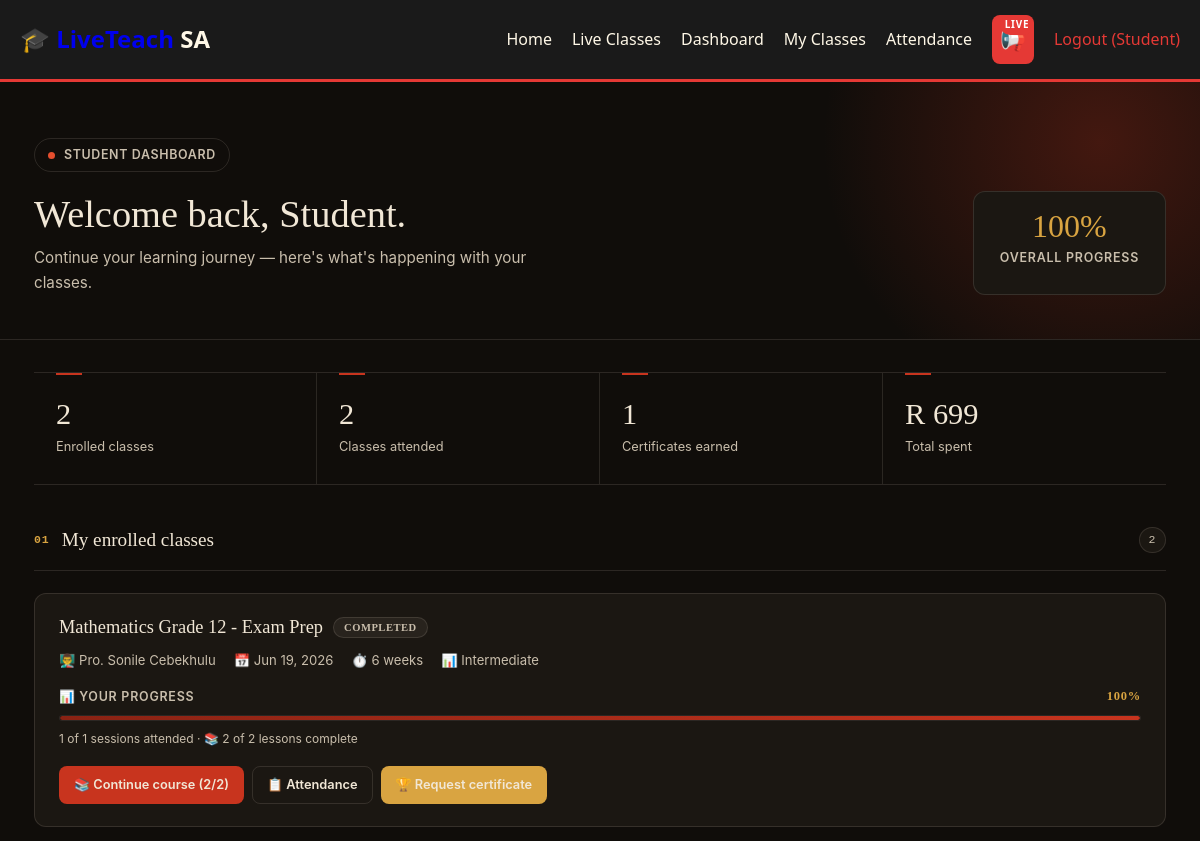
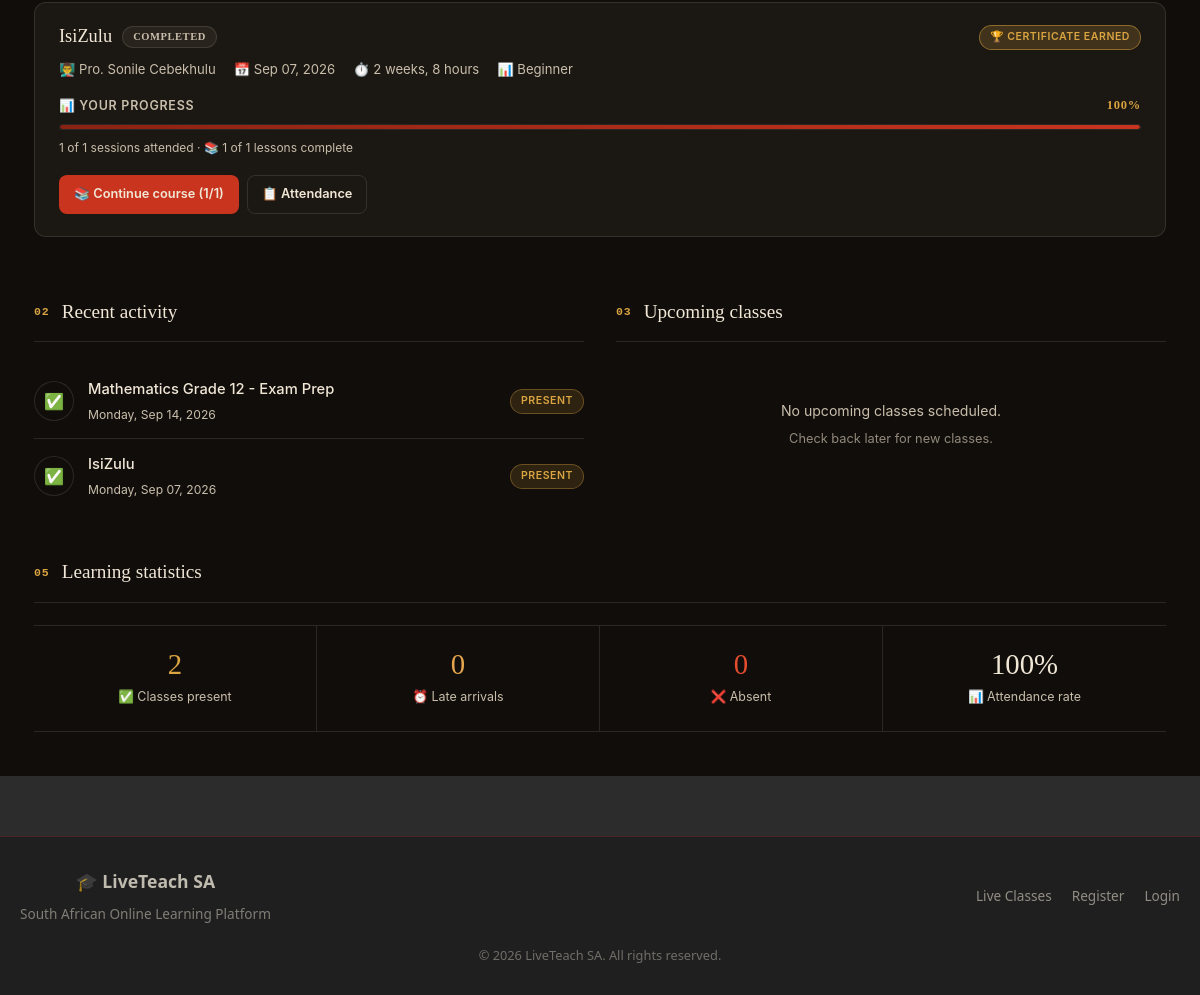
/dashboard/index.php (signed in), run on the app's committed database (2 pictures, top to bottom).
### tables this page shows
CREATE TABLE `users` (
  `id` int(11) NOT NULL,
  `fullname` varchar(255) NOT NULL,
  `email` varchar(255) NOT NULL,
  `password` varchar(255) NOT NULL,
  `phone` varchar(50) DEFAULT NULL,
  `role` enum('admin','teacher','student') NOT NULL DEFAULT 'student',
  `profile_image` varchar(255) DEFAULT NULL,
  `bio` text DEFAULT NULL,
  `status` enum('active','inactive','suspended') NOT NULL DEFAULT 'active',
  `created_at` timestamp NOT NULL DEFAULT current_timestamp()
);

CREATE TABLE `enrollments` (
  `id` int(11) NOT NULL,
  `student_id` int(11) NOT NULL,
  `class_id` int(11) NOT NULL,
  `payment_status` enum('pending','paid','failed','refunded') NOT NULL DEFAULT 'pending',
  `payment_method` varchar(100) DEFAULT NULL,
  `payment_reference` varchar(255) DEFAULT NULL,
  `amount_paid` decimal(10,2) DEFAULT 0.00,
  `paid_at` datetime DEFAULT NULL,
  `attendance` int(11) NOT NULL DEFAULT 0,
  `certificate_issued` tinyint(1) NOT NULL DEFAULT 0,
  `enrolled_at` timestamp NOT NULL DEFAULT current_timestamp()
);

CREATE TABLE `live_classes` (
  `id` int(11) NOT NULL,
  `teacher_id` int(11) NOT NULL,
  `title` varchar(255) NOT NULL,
  `description` text DEFAULT NULL,
  `short_description` varchar(500) DEFAULT NULL,
  `image` varchar(255) DEFAULT NULL,
  `price` decimal(10,2) NOT NULL DEFAULT 0.00,
  `duration` varchar(50) DEFAULT NULL,
  `level` enum('beginner','intermediate','advanced') NOT NULL DEFAULT 'beginner',
  `category` varchar(100) DEFAULT NULL,
  `start_date` datetime DEFAULT NULL,
  `end_date` datetime DEFAULT NULL,
  `schedule` text DEFAULT NULL,
  `meeting_link` varchar(500) DEFAULT NULL,
  `meeting_id` varchar(100) DEFAULT NULL,
  `meeting_password` varchar(100) DEFAULT NULL,
  `recording_url` varchar(500) DEFAULT NULL,
  `materials` text DEFAULT NULL,
  `max_students` int(11) DEFAULT 50,
  `current_students` int(11) NOT NULL DEFAULT 0,
  `status` enum('upcoming','ongoing','completed','cancelled') NOT NULL DEFAULT 'upcoming',
  `is_featured` tinyint(1) NOT NULL DEFAULT 0,
  `sequential_unlock` tinyint(1) NOT NULL DEFAULT 0,
  `created_at` timestamp NOT NULL DEFAULT current_timestamp(),
  `thumbnail` varchar(500) DEFAULT NULL,
  `preview_video` varchar(500) DEFAULT NULL,
  `stream_platform` enum('zoom','google_meet','custom','youtube_live') DEFAULT 'zoom',
  `stream_embed` text DEFAULT NULL
);

CREATE TABLE `attendance` (
  `id` int(11) NOT NULL,
  `student_id` int(11) NOT NULL,
  `class_id` int(11) NOT NULL,
  `session_date` date NOT NULL,
  `status` enum('present','absent','late') NOT NULL DEFAULT 'present',
  `notes` text DEFAULT NULL
);

### dashboard/index.php (the view, shortened to what the rows shown need)
<?php
require_once '../includes/header.php';
$connection = getDbConnection();
$studentId  = (int)$_SESSION['user']['id'];
$stmt = $connection->prepare("SELECT * FROM users WHERE id = ? LIMIT 1");
$stmt->bind_param('i', $studentId);
$stmt->execute();
$student = $stmt->get_result()->fetch_assoc();
$stmt = $connection->prepare("
    SELECT e.*,
           c.id AS class_id,
           c.title, c.description, c.start_date, c.end_date,
           c.status AS class_status, c.meeting_link, c.recording_url,
           c.duration, c.level, c.category, c.price, c.thumbnail,
           c.teacher_id,
           u.fullname AS teacher_name,
           (SELECT COUNT(*) FROM attendance a
              WHERE a.student_id = ? AND a.class_id = c.id AND a.status = 'present') AS sessions_attended,
           (SELECT COUNT(*) FROM attendance a
              WHERE a.student_id = ? AND a.class_id = c.id) AS total_sessions,
           (SELECT COUNT(*) FROM course_lessons l
              WHERE l.class_id = c.id AND (l.status = 'published' OR l.is_free_preview = 1)) AS published_lessons,
           (SELECT COUNT(*) FROM lesson_progress p
              WHERE p.student_id = ? AND p.class_id = c.id AND p.status = 'completed') AS lessons_completed
    FROM enrollments e
    JOIN live_classes c ON e.class_id = c.id
    JOIN users u ON c.teacher_id = u.id
    WHERE e.student_id = ? AND e.payment_status = 'paid'
    ORDER BY
        CASE c.status
            WHEN 'ongoing' THEN 1
            WHEN 'upcoming' THEN 2
            ELSE 3
        END,
        c.start_date ASC
");
$stmt->bind_param('iiii', $studentId, $studentId, $studentId, $studentId);
$stmt->execute();
$enrolledClasses = $stmt->get_result()->fetch_all(MYSQLI_ASSOC);
$stmt = $connection->prepare("
    SELECT a.*, c.title AS class_title
    FROM attendance a
    JOIN live_classes c ON a.class_id = c.id
    WHERE a.student_id = ?
    ORDER BY a.session_date DESC, a.id DESC
    LIMIT 10
");
$stmt->bind_param('i', $studentId);
$stmt->execute();
$recentActivity = $stmt->get_result()->fetch_all(MYSQLI_ASSOC);
?>
<main class="lt-page">
    <div class="lt-dash-header">
        <div class="lt-container lt-dash-header-inner">
            <div>
                <span class="lt-eyebrow">
                    <span class="lt-eyebrow-dot"></span>
                    Student dashboard
                </span>
                <h1>Welcome back, <?php echo htmlspecialchars(explode(' ', trim((string)($student['fullname'] ?? 'there')))[0] ?: 'there'); ?>.</h1>
                <p>Continue your learning journey — here's what's happening with your classes.</p>
            </div>
        </div>
    </div>
    <div class="lt-container">
        <div class="lt-section">
            <div class="lt-section-head">
                <h2>My enrolled classes</h2>
            </div>
            <?php if (empty($enrolledClasses)): ?>
                <div class="lt-empty">
                    <div class="lt-empty-icon">📭</div>
                    <h3>No enrolled classes yet</h3>
                    <p>Start your learning journey by enrolling in a class.</p>
                    <a href="../classes/index.php" class="lt-btn lt-btn-primary">Browse classes →</a>
                </div>
            <?php else: ?>
                <?php foreach ($enrolledClasses as $class):
                    $progress = $class['total_sessions'] > 0 ? round(($class['sessions_attended'] / $class['total_sessions']) * 100) : 0;
                    $hasLessons = (int)$class['published_lessons'] > 0;
                    $hasStartedCourse = (int)$class['lessons_completed'] > 0;
                ?>
                    <div class="lt-class">
                        <div class="lt-class-head">
                            <div class="lt-class-head-left">
                                <h3 class="lt-class-title">
                                    <?php echo htmlspecialchars($class['title']); ?>
                                    <span class="lt-status lt-status-<?php echo htmlspecialchars($class['class_status']); ?>">
                                        <?php
                                            $statusLabels = [
                                                'ongoing'   => 'In progress',
                                                'upcoming'  => 'Upcoming',
                                                'completed' => 'Completed',
                                                'cancelled' => 'Cancelled',
                                            ];
                                            echo $statusLabels[$class['class_status']] ?? ucfirst($class['class_status']);
                                        ?>
                                    </span>
                                </h3>
                                <div class="lt-class-meta">
                                    <span>👨‍🏫 <?php echo htmlspecialchars($class['teacher_name']); ?></span>
                                    <span>📅 <?php echo date('M d, Y', strtotime($class['start_date'])); ?></span>
                                    <span>⏱️ <?php echo htmlspecialchars($class['duration'] ?: 'Self-paced'); ?></span>
                                    <span>📊 <?php echo ucfirst($class['level']); ?></span>
                                </div>
                            </div>
                            <div class="lt-class-badges">
                                <?php if (!empty($class['certificate_issued'])): ?>
                                    <span class="lt-status lt-status-certificate">🏆 Certificate earned</span>
                                <?php endif; ?>
                            </div>
                        </div>
                        <div class="lt-progress-block">
                            <div class="lt-progress-label">
                                <span>📊 Your progress</span>
                                <span><?php echo (int)$progress; ?>%</span>
                            </div>
                            <div class="lt-progress-track">
                                <div class="lt-progress-fill" style="width: <?php echo (int)$progress; ?>%;"></div>
                            </div>
                            <div class="lt-progress-meta">
                                <?php echo (int)$class['sessions_attended']; ?> of <?php echo (int)$class['total_sessions']; ?> sessions attended
                                <?php if ($hasLessons): ?>
                                    · 📚 <?php echo (int)$class['lessons_completed']; ?> of <?php echo (int)$class['published_lessons']; ?> lessons complete
                                <?php endif; ?>
                            </div>
                        </div>
                        <div class="lt-class-actions">
                            <?php if ($hasLessons): ?>
                                <a href="../classes/course-view.php?id=<?php echo (int)$class['class_id']; ?>&from=my-classes" class="lt-btn lt-btn-primary lt-btn-sm">
                                    📚 <?php echo $hasStartedCourse ? 'Continue course' : 'Start course'; ?>
                                    (<?php echo (int)$class['lessons_completed']; ?>/<?php echo (int)$class['published_lessons']; ?>)
                                </a>
                            <?php endif; ?>
                            <a href="attendance.php?class_id=<?php echo (int)$class['class_id']; ?>" class="lt-btn lt-btn-outline lt-btn-sm">📋 Attendance</a>
                            <?php if ($class['class_status'] == 'completed' && empty($class['certificate_issued']) && $progress >= 80): ?>
                                <a href="request-certificate.php?class_id=<?php echo (int)$class['class_id']; ?>" class="lt-btn lt-btn-gold lt-btn-sm">🏆 Request certificate</a>
                            <?php endif; ?>
                        </div>
                    </div>
                <?php endforeach; ?>
            <?php endif; ?>
        </div>
        <div class="lt-two-col">
            <div>
                <div class="lt-section-head">
                    <h2>Recent activity</h2>
                </div>
                <?php if (empty($recentActivity)): ?>
                    <div class="lt-empty-inline">
                        <p style="margin: 0 0 6px;">No recent activity yet.</p>
                        <p style="margin: 0; font-size: 0.8rem; opacity: 0.7;">Attend classes to see your activity here.</p>
                    </div>
                <?php else: ?>
                    <?php foreach ($recentActivity as $activity): ?>
                        <div class="lt-list-row">
                            <div class="lt-list-icon">
                                <?php echo $activity['status'] == 'present' ? '✅' : ($activity['status'] == 'late' ? '⏰' : '❌'); ?>
                            </div>
                            <div class="lt-list-main">
                                <div class="lt-list-title"><?php echo htmlspecialchars($activity['class_title']); ?></div>
                                <div class="lt-list-sub"><?php echo date('l, M d, Y', strtotime($activity['session_date'])); ?></div>
                            </div>
                            <span class="lt-att-pill lt-att-<?php echo htmlspecialchars($activity['status']); ?>">
                                <?php echo ucfirst($activity['status']); ?>
                            </span>
                        </div>
                    <?php endforeach; ?>
                <?php endif; ?>
            </div>
            <div>
                <div class="lt-section-head">
                    <h2>Upcoming classes</h2>
                </div>
            </div>
        </div>
        <div class="lt-section">
            <div class="lt-section-head">
                <h2>Learning statistics</h2>
            </div>
        </div>
    </div>
</main>
<?php require_once '../includes/footer.php'; ?>

### data on the page
users: fullname "Student"
enrollments: live_classes.title "Mathematics Grade 12 - Exam Prep", live_classes.status "COMPLETED", users.fullname "Pro. Sonile Cebekhulu", live_classes.start_date "Jun 19, 2026", live_classes.duration "6 weeks", live_classes.level "Intermediate", progress "100", sessions_attended "1", total_sessions "1", lessons_completed "2", published_lessons "2"
enrollments: live_classes.title "IsiZulu", live_classes.status "COMPLETED", users.fullname "Pro. Sonile Cebekhulu", live_classes.start_date "Sep 07, 2026", live_classes.duration "2 weeks, 8 hours", live_classes.level "Beginner", certificate_issued "🏆 CERTIFICATE EARNED", progress "100", sessions_attended "1", total_sessions "1", lessons_completed "1", published_lessons "1"
attendance: live_classes.title "Mathematics Grade 12 - Exam Prep", session_date "Monday, Sep 14, 2026", status "PRESENT"
attendance: live_classes.title "IsiZulu", session_date "Monday, Sep 07, 2026", status "PRESENT"

### other printed values
$bellIcon "📢"
$user['fullname'] "Student"
$totalProgress "100"
count($enrolledClasses) "2"
$attendanceSummary['present_count'] "2"
$certificatesCount "1"
$totalSpent "699"
$attendanceSummary['late_count'] "0"
$attendanceSummary['absent_count'] "0"
$attendanceRate "100"
